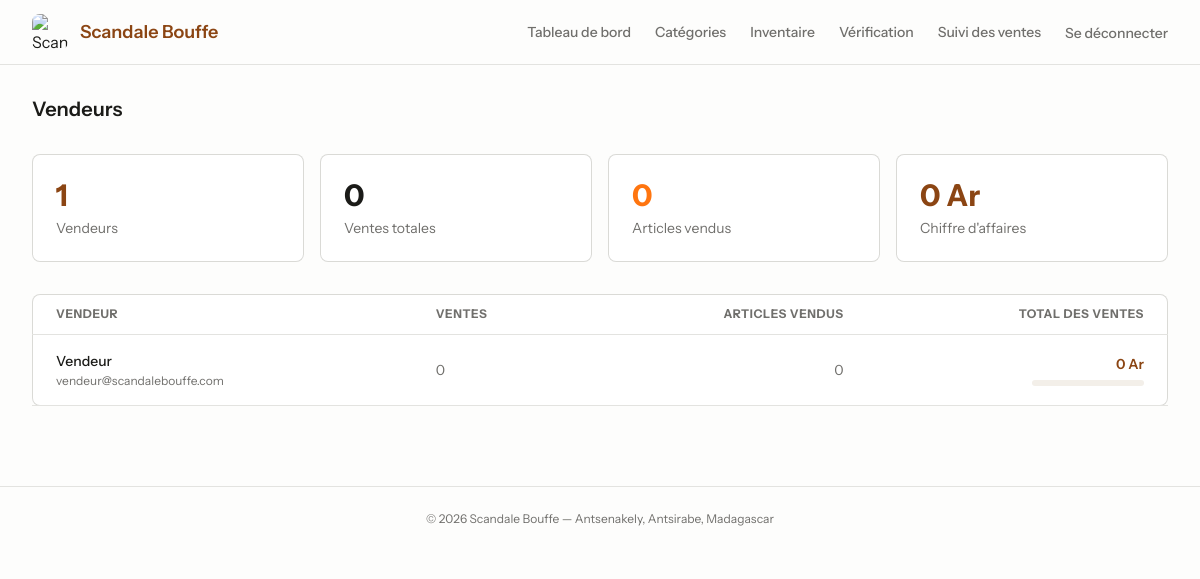
The app's page /vendeurs (signed in) with its own data.
### tables this page shows
CREATE TABLE `users` (
  `id` bigint(20) unsigned NOT NULL AUTO_INCREMENT,
  `name` varchar(255) NOT NULL,
  `email` varchar(255) NOT NULL,
  `email_verified_at` timestamp NULL DEFAULT NULL,
  `password` varchar(255) NOT NULL,
  `role` enum('administrateur','vendeur') NOT NULL DEFAULT 'vendeur',
  `remember_token` varchar(100) DEFAULT NULL,
  `created_at` timestamp NULL DEFAULT NULL,
  `updated_at` timestamp NULL DEFAULT NULL,
  PRIMARY KEY (`id`),
  UNIQUE KEY `users_email_unique` (`email`)
);

### config/db.php (called while the page is built, shortened)
<?php
$dbHost = 'localhost';
$dbName = 'scandale_bouffe';
$dbUser = 'root';
$dbPass = '';
function url(string $path = ''): string {
    $base = BASE_URL === '' ? '' : BASE_URL . '/';
    return $base . ltrim($path, '/');
}
try {
    $pdo = new PDO(
        "mysql:host={$dbHost};dbname={$dbName};charset=utf8mb4",
        $dbUser,
        $dbPass,
        [
            PDO::ATTR_ERRMODE => PDO::ERRMODE_EXCEPTION,
            PDO::ATTR_DEFAULT_FETCH_MODE => PDO::FETCH_ASSOC,
        ]
    );
} catch (PDOException $e) {
    error_log("Erreur de connexion PDO : " . $e->getMessage());
    die("Impossible de se connecter à la base de données. Veuillez réessayer plus tard.");
}
function fetchAllAssoc(string $sql, array $params = []): array {
    global $pdo;
    $stmt = $pdo->prepare($sql);
    $stmt->execute($params);
    return $stmt->fetchAll() ?: [];
}

### pages/admin/vendors.php (the view, shortened to what this page needs)
<?php require __DIR__ . '/../layout.php'; ?>
<?php
$vendors = fetchAllAssoc("
    SELECT u.id, u.name, u.email, u.created_at,
           COUNT(s.id) as sale_count,
           COALESCE(SUM(s.total), 0) as total_sales,
           COALESCE(SUM(si.quantity), 0) as items_sold
    FROM users u
    JOIN roles_users ru ON ru.user_id = u.id
    JOIN roles r ON r.id = ru.role_id AND r.name = 'vendeur'
    LEFT JOIN sales s ON s.user_id = u.id
    LEFT JOIN sale_items si ON si.sale_id = s.id
    GROUP BY u.id
    ORDER BY total_sales DESC
");
$totalVendors = count($vendors);
$totalSalesCount = array_sum(array_column($vendors, 'sale_count'));
$totalItemsSold = array_sum(array_column($vendors, 'items_sold'));
$totalRevenue = array_sum(array_column($vendors, 'total_sales'));
?>
<h2 class="text-xl font-semibold leading-tight text-[#1b1b18] dark:text-[#FDFDFC] mb-8">Vendeurs</h2>
<div class="grid grid-cols-1 gap-4 sm:grid-cols-2 lg:grid-cols-4">
    <div class="rounded-lg bg-white p-6 shadow-[inset_0px_0px_0px_1px_rgba(26,26,0,0.16)] dark:bg-[#161615]">
        <p class="text-3xl font-bold text-[#8B4513]"><?php echo $totalVendors; ?></p>
        <p class="mt-1 text-sm text-[#706f6c] dark:text-[#A1A09A]">Vendeurs</p>
    </div>
    <div class="rounded-lg bg-white p-6 shadow-[inset_0px_0px_0px_1px_rgba(26,26,0,0.16)] dark:bg-[#161615]">
        <p class="text-3xl font-bold text-[#1b1b18] dark:text-[#FDFDFC]"><?php echo $totalSalesCount; ?></p>
        <p class="mt-1 text-sm text-[#706f6c] dark:text-[#A1A09A]">Ventes totales</p>
    </div>
    <div class="rounded-lg bg-white p-6 shadow-[inset_0px_0px_0px_1px_rgba(26,26,0,0.16)] dark:bg-[#161615]">
        <p class="text-3xl font-bold text-[#FF750F]"><?php echo $totalItemsSold; ?></p>
        <p class="mt-1 text-sm text-[#706f6c] dark:text-[#A1A09A]">Articles vendus</p>
    </div>
    <div class="rounded-lg bg-white p-6 shadow-[inset_0px_0px_0px_1px_rgba(26,26,0,0.16)] dark:bg-[#161615]">
        <p class="text-3xl font-bold text-[#8B4513]"><?php echo number_format((float)$totalRevenue, 0, ',', ' ') . ' Ar'; ?></p>
        <p class="mt-1 text-sm text-[#706f6c] dark:text-[#A1A09A]">Chiffre d'affaires</p>
    </div>
</div>
<div class="mt-8 rounded-lg bg-white shadow-[inset_0px_0px_0px_1px_rgba(26,26,0,0.16)] dark:bg-[#161615]">
    <?php if (empty($vendors)): ?>
    <p class="p-12 text-center text-sm text-[#706f6c] dark:text-[#A1A09A]">Aucun vendeur enregistré.</p>
    <?php else: ?>
    <div class="overflow-x-auto">
        <table class="min-w-full divide-y divide-[#e3e3e0] dark:divide-[#3E3E3A]">
            <thead>
                <tr class="text-left text-xs font-medium uppercase tracking-wider text-[#706f6c] dark:text-[#A1A09A]">
                    <th class="py-3 ps-6 pe-4">Vendeur</th>
                    <th class="px-4 py-3">Ventes</th>
                    <th class="px-4 py-3 text-right">Articles vendus</th>
                    <th class="py-3 ps-4 pe-6 text-right">Total des ventes</th>
                </tr>
            </thead>
            <tbody class="divide-y divide-[#e3e3e0] dark:divide-[#3E3E3A]">
                <?php foreach ($vendors as $vendor): ?>
                <tr class="transition hover:bg-[#FDFDFC] dark:hover:bg-[#1a1a1a]">
                    <td class="py-4 ps-6 pe-4">
                        <a href="<?php echo url('vendeurs/' . $vendor['id']); ?>" class="group block">
                            <p class="text-sm font-medium text-[#1b1b18] transition group-hover:text-[#8B4513] dark:text-[#FDFDFC]"><?php echo htmlspecialchars($vendor['name']); ?></p>
                            <p class="mt-0.5 text-xs text-[#706f6c] dark:text-[#A1A09A]"><?php echo htmlspecialchars($vendor['email']); ?></p>
                        </a>
                    </td>
                    <td class="px-4 py-4 text-sm text-[#706f6c] dark:text-[#A1A09A]"><?php echo (int)$vendor['sale_count']; ?></td>
                    <td class="px-4 py-4 text-right text-sm text-[#706f6c] dark:text-[#A1A09A]"><?php echo (int)$vendor['items_sold']; ?></td>
                    <td class="py-4 ps-4 pe-6">
                        <div class="flex flex-col items-end gap-1.5">
                            <span class="text-sm font-semibold text-[#8B4513]"><?php echo number_format((float)$vendor['total_sales'], 0, ',', ' ') . ' Ar'; ?></span>
                            <div class="h-1.5 w-28 overflow-hidden rounded-full bg-[#F3EFE9] dark:bg-[#0a0a0a]">
                            </div>
                        </div>
                    </td>
                </tr>
                <?php endforeach; ?>
            </tbody>
        </table>
    </div>
    <?php endif; ?>
</div>
<?php require __DIR__ . '/../layout_footer.php'; ?>

### css/styles.css (style rules this page uses)
:root { --primary: #8B4513; --light-bg: #FDFDFC; --dark-bg: #0a0a0a; --text: #1b1b18; --muted: #706f6c; --accent-orange: #FF750F; --border-light: #e3e3e0; --transition-fast: 0.2s ease; }
table th, table td { border-bottom: 1px solid var(--border-light); }

### records on screen
users: name "Vendeur", email "vendeur@scandalebouffe.com", sale_count "0", items_sold "0", total_sales "0"

### other values on screen
$totalVendors "1"
$totalSalesCount "0"
$totalItemsSold "0"
$totalRevenue "0"
